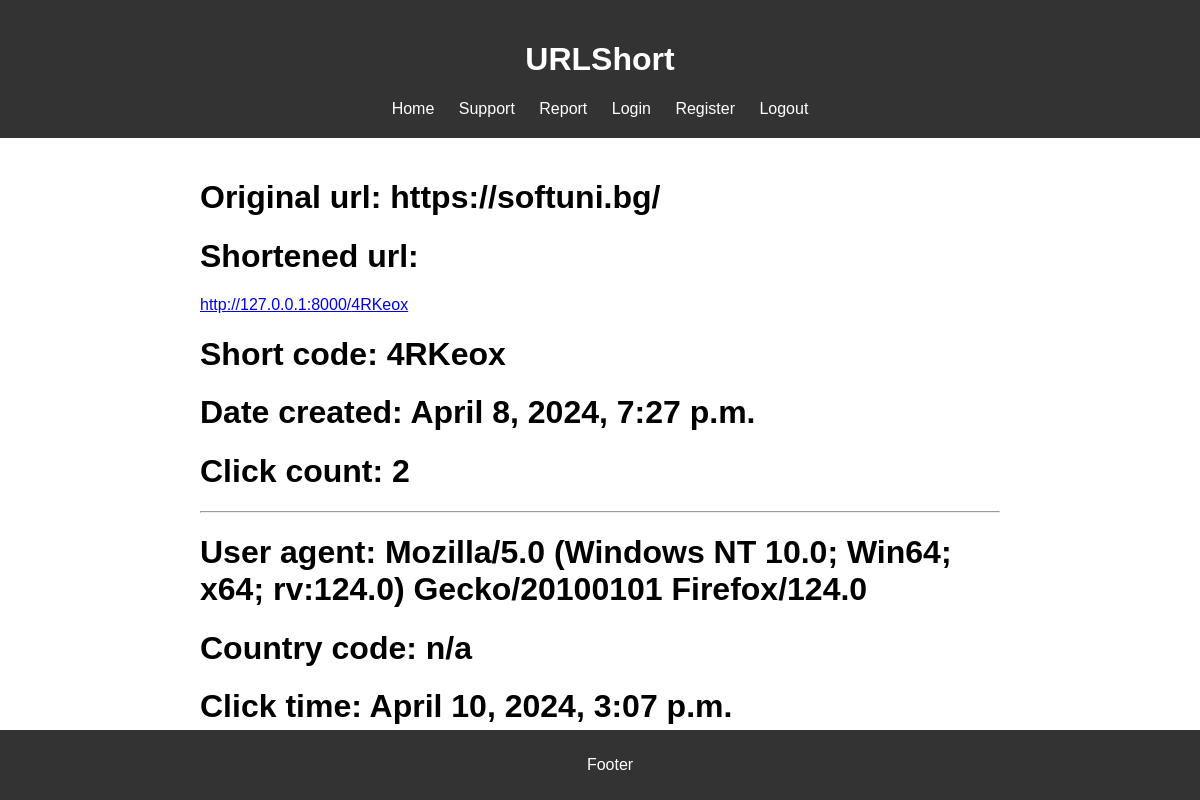
Screenshot of /url/4/ (signed in) with the database file from the repository.
### urlshortapp/models.py (models this page shows, shortened)
class Url(models.Model):
    user = models.ForeignKey(User, on_delete=models.CASCADE, null=True, blank=True)
    original_url = models.URLField()
    short_code = models.CharField(max_length=10, unique=True)
    created_at = models.DateTimeField(auto_now_add=True)
    click_count = models.PositiveIntegerField(default=0, blank=False, null=False)

class ClickStats(models.Model):
    url = models.ForeignKey(Url, on_delete=models.CASCADE)
    click_time = models.DateTimeField(auto_now_add=True)
    country_code = models.CharField(max_length=3, blank=True, null=True)
    user_agent = models.TextField(blank=True, null=True)

### urlshortapp/views.py (the view)
# urls.py: path('url/<int:pk>/', UrlDetailView.as_view(), name='url'),
class UrlDetailView(LoginRequiredMixin, DetailView):
    model = Url
    context_object_name = 'url'
    def get_context_data(self, **kwargs):
        context = super().get_context_data(**kwargs)
        url = self.get_object()
        click_stats = url.clickstats_set.all()
        context['click_stats'] = click_stats
        return context

### urlshortapp/templates/urlshortapp/url_detail.html (shortened to what this page needs)
{% extends 'urlshortapp/base.html' %}
{% block content %}
<h1>Original url: {{ url.original_url }}</h1>
<h1>Shortened url: </h1><a
        href="http://127.0.0.1:8000/{{ url.short_code }}">http://127.0.0.1:8000/{{ url.short_code }}</a>
<h1>Short code: {{ url.short_code }}</h1>
<h1>Date created: {{ url.created_at }}</h1>
<h1>Click count: {{ url.click_count }}</h1>
{% for click in click_stats %}
    <hr>
    <h1>User agent: {{ click.user_agent }}</h1>
    <h1>Country code: {{ click.country_code }}</h1>
    <h1>Click time: {{ click.click_time }}</h1>
{% endfor %}
{% endblock %}

### urlshortapp/static/css/styles.css (style rules this page uses)
body { margin: 0; padding: 0; font-family: Arial, sans-serif; }

### rows the page displays
Url: original_url "https://softuni.bg/", short_code "4RKeox", created_at "April 8, 2024, 7:27 p.m.", click_count "2"
ClickStats: user_agent "Mozilla/5.0 (Windows NT 10.0; Win64; x64; rv:124.0) Gecko/20100101 Firefox/124.0", country_code "n/a", click_time "April 10, 2024, 3:07 p.m."
